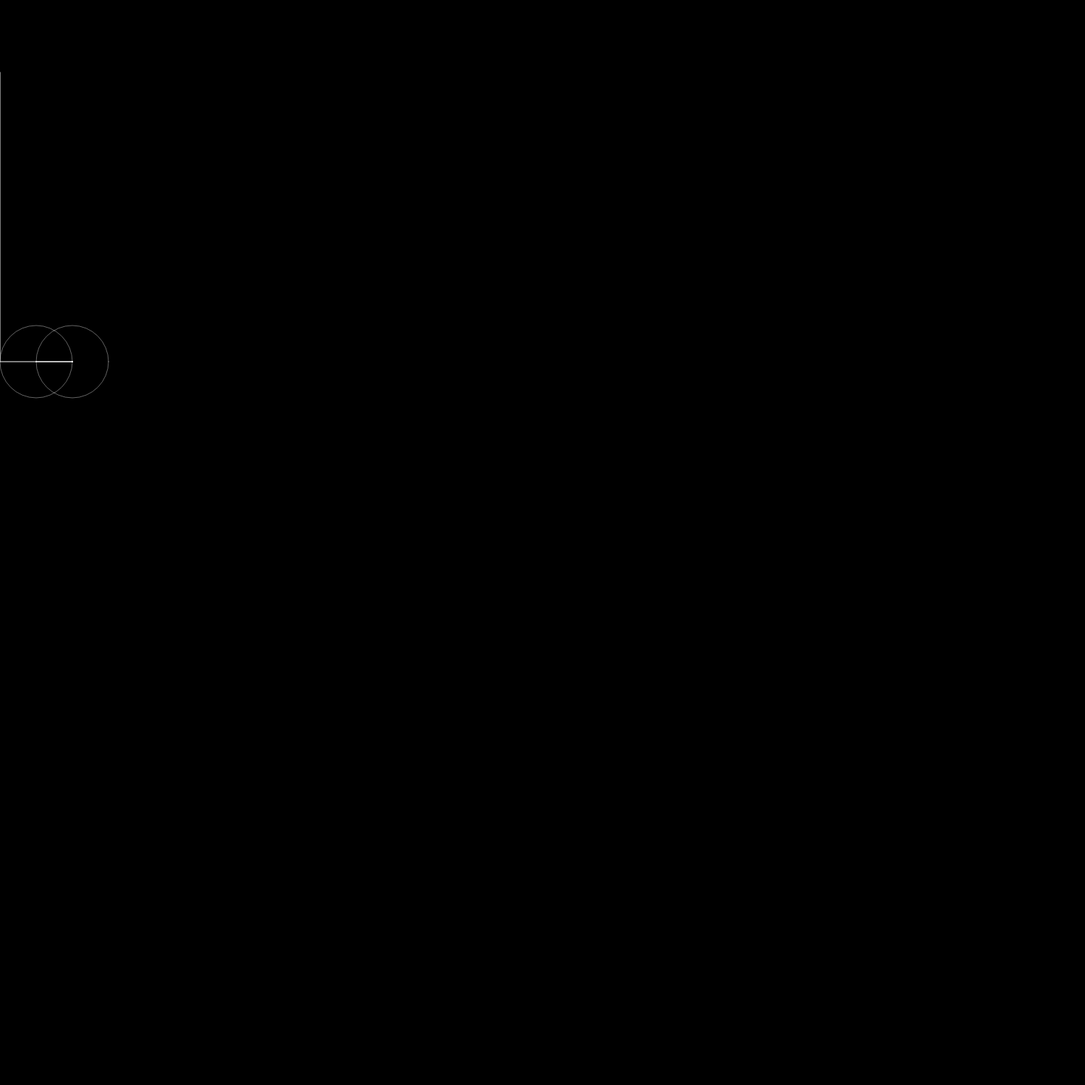
Frame 1 (no input)
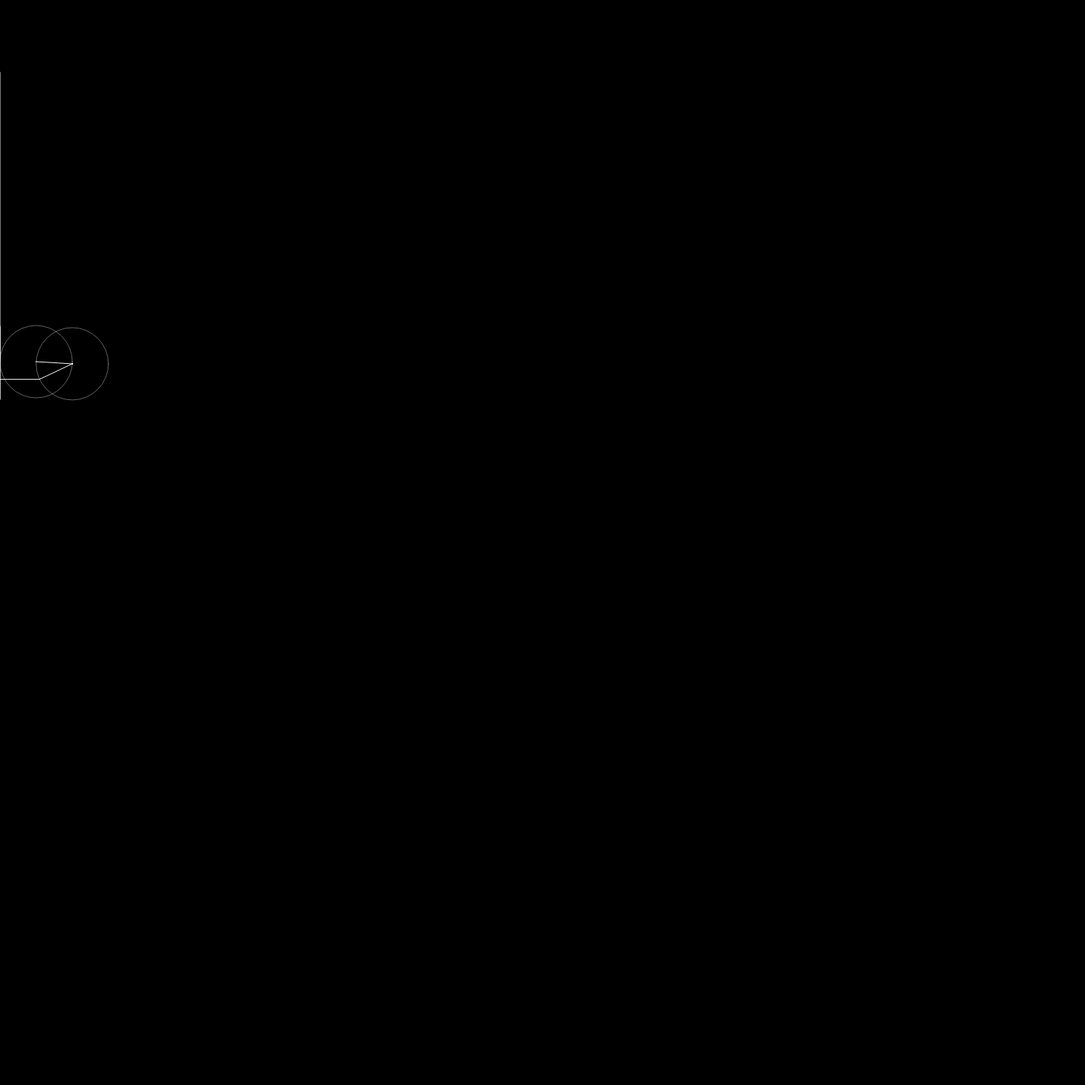
Frame 60 (no input)
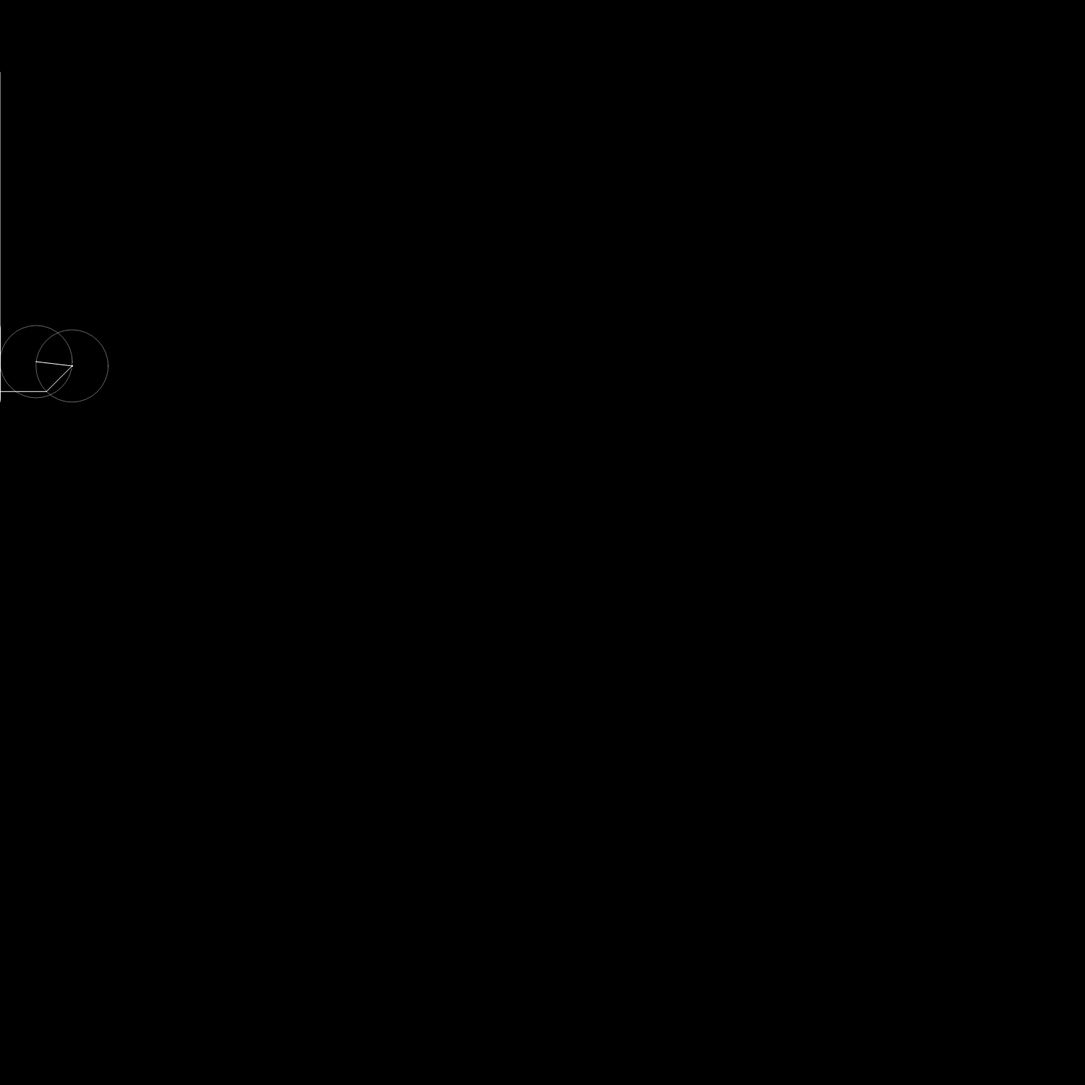
Frame 120 (the mouse pressed at the canvas centre since frame 60)

The p5.js sketch that drew these frames (run headless with seeded random() and noise() and a simulated clock; from frame 60 on, the mouse is pressed at the canvas centre):

// p5.js sketch
// ── sketch.js
//DISCRETE FOURIER TRANSFORM

let x = [];
let y = [];  //signal
let fourierX;
let fourierY;


let time = 0;
let path = [];
/**
 * 
 * 
 */

function setup() {
    createCanvas(1500,1500);

    let angle = 0;

    for(let i = 0; i < 100; i++) {
        angle = map(i, 0, 100, 0, TWO_PI);
        x[i] = -log(angle);
        }

    for(let i = 0; i < 100; i++) {
        angle = map(i, 0, 100, 0, TWO_PI);
        y[i] = 100*sin(angle); 
     }
    fourierY = dft(y); //compute dft of signal
    fourierX = dft(x);
  
}
/**
 * 
 * 
 */
function epiCycles(x ,y, rotation, fourier) {
    
    for(let i =0; i < fourier.length; i++) {
        let prevx = x;
        let prevy = y;
   
        let freq = fourier[i].freq ;
        let amp = fourier[i].amp;
        let phase = fourier[i].phase;

        x += amp * cos(freq * time + phase + rotation);
        y += amp * sin(freq * time + phase + rotation);

        stroke(255, 100);
        noFill();
        ellipse(prevx, prevy, amp * 2);
        stroke(255);
        line(prevx, prevy, x, y);
        
    }
    return createVector(x, y);

}
/**
 * 
 * 
 */

function draw() {
    background(0);
    translate(0,100);
    let vx = epiCycles(400, 50, 0, fourierX);
    let vy = epiCycles(50, 400, HALF_PI, fourierY);
    let v = createVector(vx.x, vy.y);
    path.unshift(v);

   
    line(vx.x, vx.y, v.x, v.y);
    line(vy.x, vy.y, v.x, v.y);
    beginShape();
    noFill();
    for(let i = 0; i < path.length; i++) {
        vertex(path[i].x , path[i].y);
    }
    endShape();
    const dt = TWO_PI / fourierY.length;
    time += 0.001;

}

// ── fourier.js
function dft(x) {
    let X = [];
    const N = x.length;

    for (let k = 0; k < N; k++) {
        let re = 0;
        let im = 0;
        for (let n = 0; n < N; n++) {
            let phi = (TWO_PI * k * n) / N;
            re += x[n] * cos(phi);
            im -= x[n] * sin(phi);
        }
        re = re / N;
        im = im / N;

        let freq = k ;
        let amp = sqrt(re * re + im * im);
        let phase = atan2(im, re);

        X[k] ={ re, im, freq ,amp, phase };
    } 
    
    return X;
}
